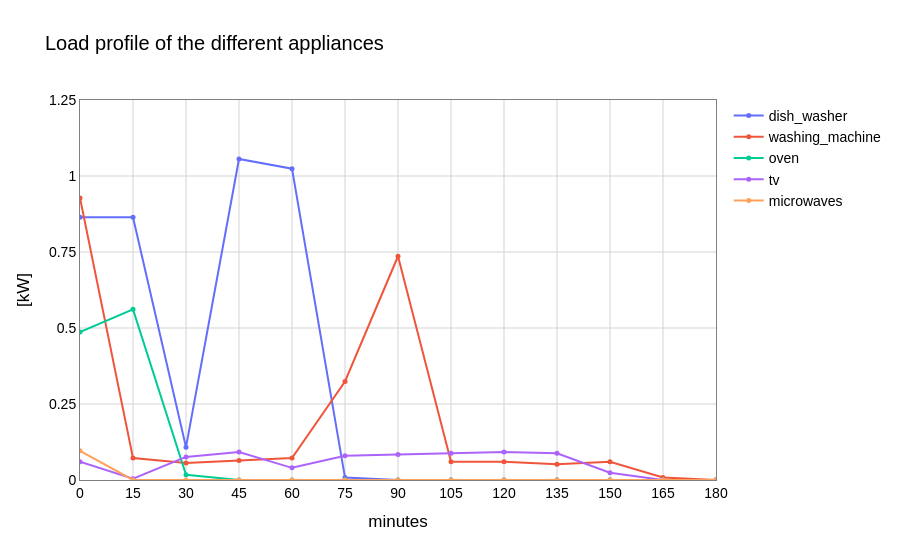

The notebook cell saved with this chart:
### Code cell
plot_appliance_load_profile()
